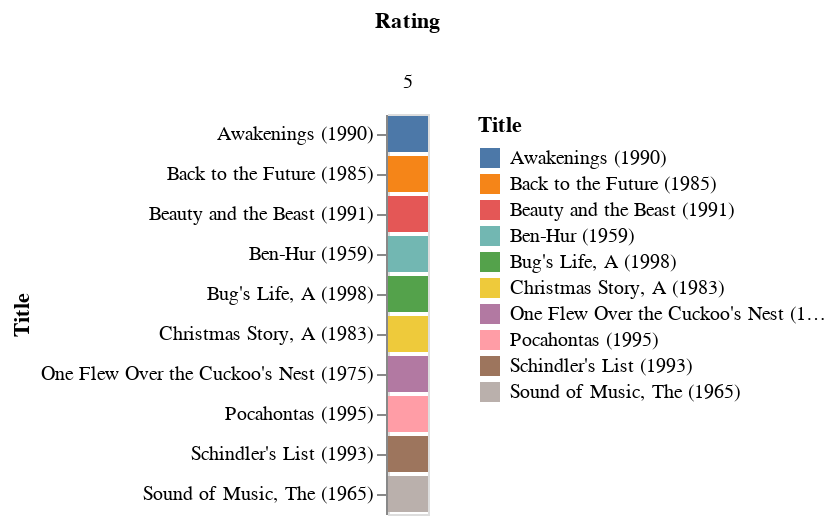

The notebook cell this image was saved under:
### Code cell
alt.Chart(s).mark_bar().encode(y='Title',color='Title',column='Rating')

### Figure 1 — Vega-Lite specification as saved in the notebook (floating-point values rounded to 4 significant figures)
{"config": {"view": {"continuousWidth": 400, "continuousHeight": 300}}, "data": {"name": "data-4f1178248c7645e050f7c6b6534a759b"}, "mark": "bar", "encoding": {"color": {"type": "nominal", "field": "Title"}, "column": {"type": "quantitative", "field": "Rating"}, "y": {"type": "nominal", "field": "Title"}}, "$schema": "https://vega.github.io/schema/vega-lite/v4.8.1.json", "datasets": {"data-4f1178248c7645e050f7c6b6534a759b": [{"UserID": 1, "Gender": "F", "Age": 1, "Occupation": 10, "Zip-code": "48067", "MovieID": 1193, "Rating": 5, "Timestamp": 978300760, "Title": "One Flew Over the Cuckoo's Nest (1975)", "Genres": "Drama"}, {"UserID": 1, "Gender": "F", "Age": 1, "Occupation": 10, "Zip-code": "48067", "MovieID": 2355, "Rating": 5, "Timestamp": 978824291, "Title": "Bug's Life, A (1998)", "Genres": "Animation|Children's|Comedy"}, {"UserID": 1, "Gender": "F", "Age": 1, "Occupation": 10, "Zip-code": "48067", "MovieID": 1287, "Rating": 5, "Timestamp": 978302039, "Title": "Ben-Hur (1959)", "Genres": "Action|Adventure|Drama"}, {"UserID": 1, "Gender": "F", "Age": 1, "Occupation": 10, "Zip-code": "48067", "MovieID": 2804, "Rating": 5, "Timestamp": 978300719, "Title": "Christmas Story, A (1983)", "Genres": "Comedy|Drama"}, {"UserID": 1, "Gender": "F", "Age": 1, "Occupation": 10, "Zip-code": "48067", "MovieID": 595, "Rating": 5, "Timestamp": 978824268, "Title": "Beauty and the Beast (1991)", "Genres": "Animation|Children's|Musical"}, {"UserID": 1, "Gender": "F", "Age": 1, "Occupation": 10, "Zip-code": "48067", "MovieID": 1035, "Rating": 5, "Timestamp": 978301753, "Title": "Sound of Music, The (1965)", "Genres": "Musical"}, {"UserID": 1, "Gender": "F", "Age": 1, "Occupation": 10, "Zip-code": "48067", "MovieID": 3105, "Rating": 5, "Timestamp": 978301713, "Title": "Awakenings (1990)", "Genres": "Drama"}, {"UserID": 1, "Gender": "F", "Age": 1, "Occupation": 10, "Zip-code": "48067", "MovieID": 1270, "Rating": 5, "Timestamp": 978300055, "Title": "Back to the Future (1985)", "Genres": "Comedy|Sci-Fi"}, {"UserID": 1, "Gender": "F", "Age": 1, "Occupation": 10, "Zip-code": "48067", "MovieID": 527, "Rating": 5, "Timestamp": 978824195, "Title": "Schindler's List (1993)", "Genres": "Drama|War"}, {"UserID": 1, "Gender": "F", "Age": 1, "Occupation": 10, "Zip-code": "48067", "MovieID": 48, "Rating": 5, "Timestamp": 978824351, "Title": "Pocahontas (1995)", "Genres": "Animation|Children's|Musical|Romance"}]}}
